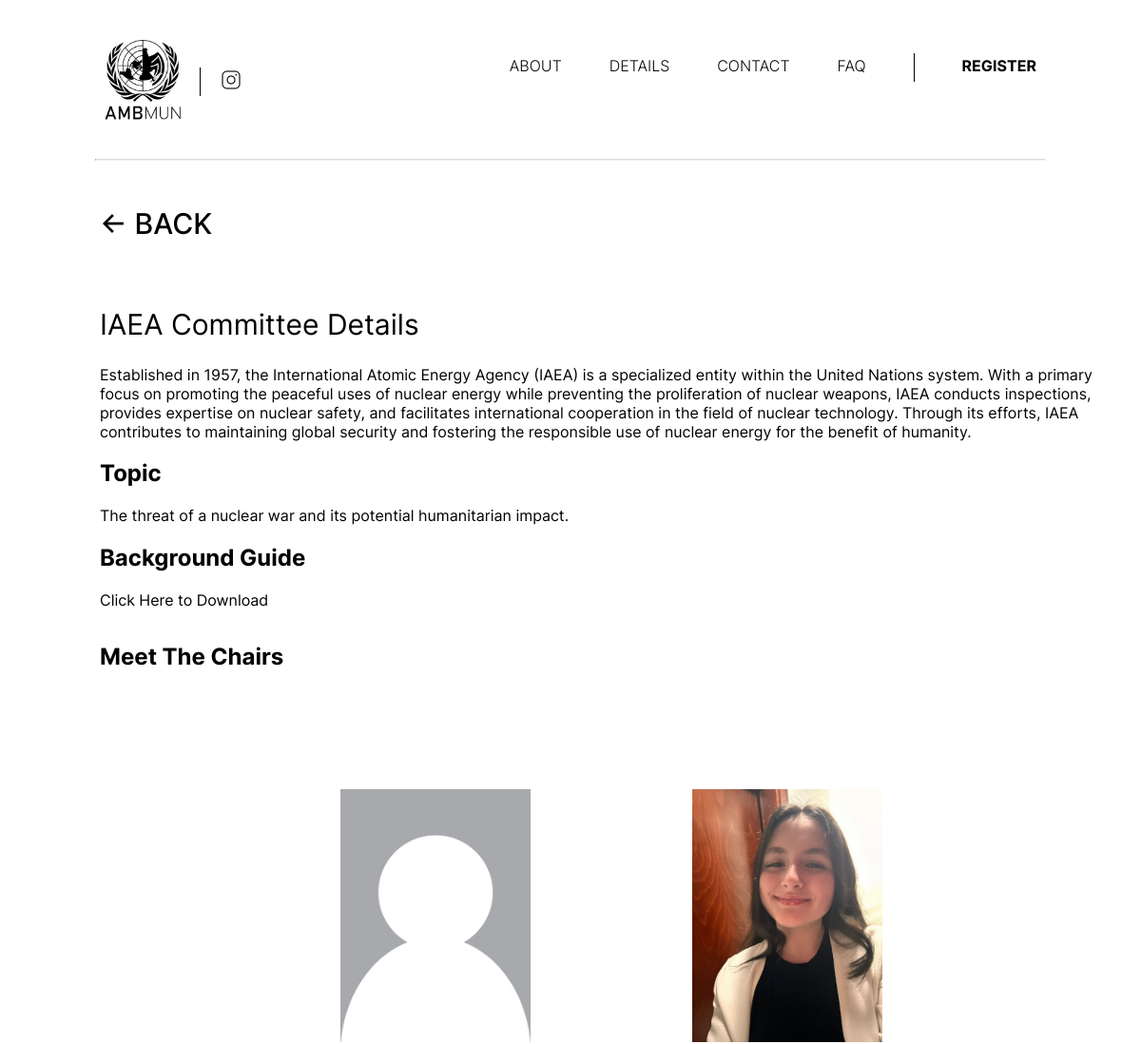
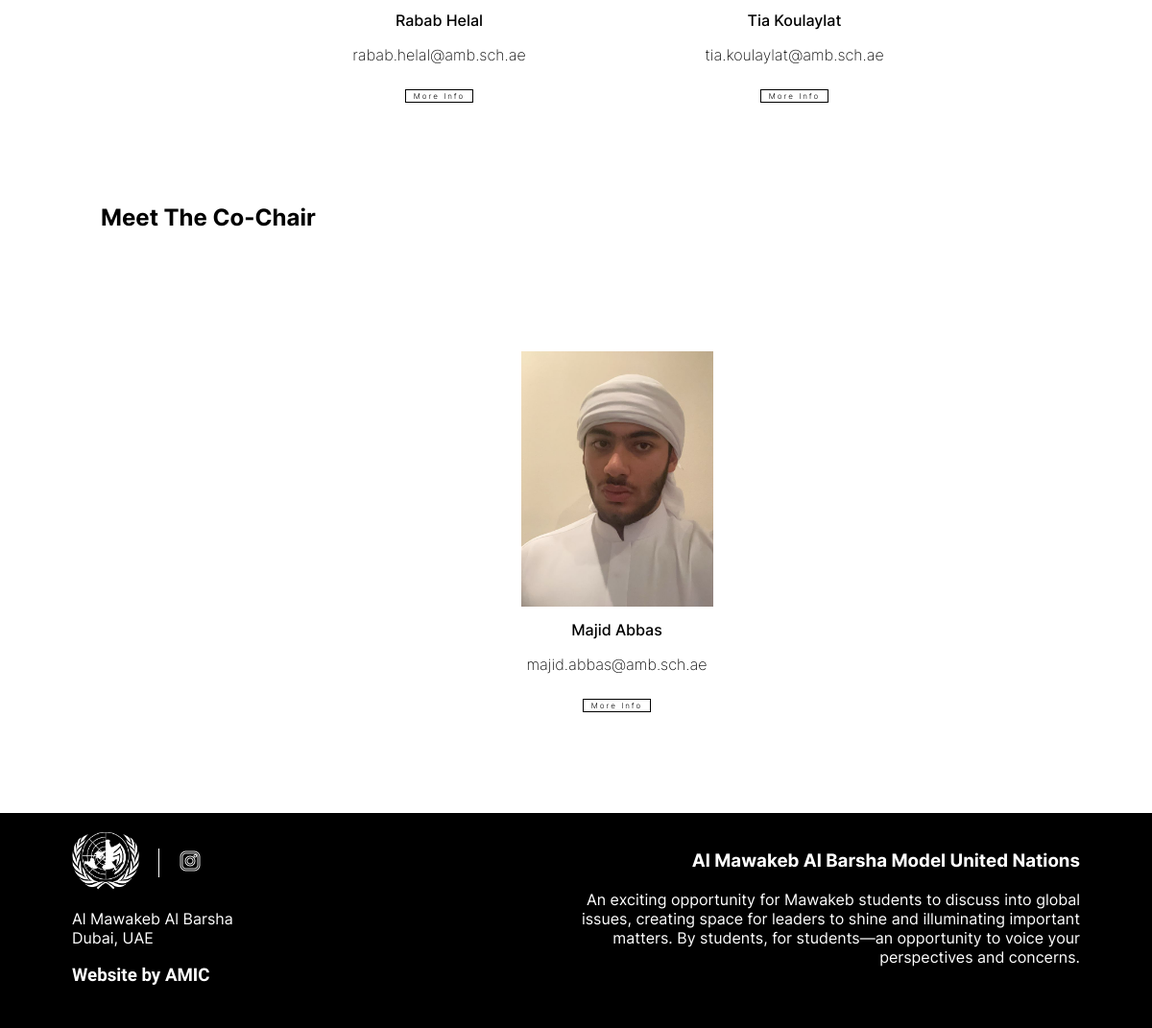
The page /Committees/10/ on the database its author committed (2 pictures, top to bottom).
### website/models.py (models this page shows)
class Committee(models.Model):
    id = models.AutoField(primary_key=True)
    name = models.CharField(max_length=40)
    about = models.TextField()
    photo = models.ImageField(upload_to='committee_photos/')
    topic = models.TextField()
    chair_1_id = models.ForeignKey(Chair, on_delete=models.CASCADE, related_name='chair_1_committees')
    chair_2_id = models.ForeignKey(Chair, on_delete=models.CASCADE, related_name='chair_2_committees')
    cochair_id = models.ForeignKey(CoChair, on_delete=models.CASCADE, related_name='cochair_committees', null=True, blank=True)
    background_guide = models.FileField(upload_to="background_guide", max_length=254, default='background_guide/default.pdf')

class Chair(models.Model):
    id = models.AutoField(primary_key=True)
    name = models.CharField(max_length=40)
    email = models.EmailField(max_length=254, default="@amb.sch.ae")
    about = models.TextField()
    photo = models.ImageField(upload_to='chair_photos/')

class CoChair(models.Model):
    id = models.AutoField(primary_key=True)
    name = models.CharField(max_length=40)
    email = models.EmailField(max_length=254, default="@amb.sch.ae")
    about = models.TextField()
    photo = models.ImageField(upload_to='chair_photos/')

### website/views.py (the view)
# urls.py: path('Committees/<int:committee_id>/', views.Committee_Detail, name='committee_detail'),
def Committee_Detail(request, committee_id):
    committee = get_object_or_404(Committee, pk=committee_id)
    return render(request, 'committee_detail.html', {'committee': committee})

### templates/committee_detail.html (shortened to what this page needs)
{% extends 'base.html' %}
{% load static %}
{% block content %}
<div class="root" style="padding-top: 172px;">
    <div class="subrootcontainer">
        <div class="subroot" style="padding: 20px; min-height: 700px;">
            <a href="{% url 'committees' %}" style="width: auto;" class="desktopmargin">
                <h2 style="font-family: inter; font-weight: 500; font-size: 30px; padding-bottom: 5px;"><- Back</h2>
            </a>
            <h2 class="header desktopmargin">{{ committee.name }} Committee Details</h2>
            <div class="desktopmargin">
                <p>{{ committee.about }}</p>
                <h2>Topic</h2>
                <p>{{ committee.topic }}</p>
                <h2>Background Guide</h2>
                {% if committee.background_guide %}
                <a href="{{ committee.background_guide.url }}" target="_blank" style="text-transform: none;">Click Here to Download</a>
                {% else %}
                <p>Background guide is not available.</p>
                {% endif %}
                <h2>Meet The Chairs</h2>
                <div class="cardrow flexcontainer" style="grid-gap: 80px; ">
                    <div class="card" style="padding: 25px;">
                        <div class="cardcontent">
                            <div class="centerer" style="margin-top: 25px;">
                                <img class="cardimage" src="{{ committee.chair_1_id.photo.url }}">
                            </div>
                            <h2 class="cardtitle">{{ committee.chair_1_id.name }}</h2>
                            <p class="cardemail" title="{{ committee.chair_1_id.email }}">{{ committee.chair_1_id.email }}</p>
                            <div class="centerer"><button
                                    style="height: 14px; font-size: 8px; margin-top: 10px; margin-bottom: 10px;"
                                    onclick="this.parentElement.parentElement.children[5].hidden = !this.parentElement.parentElement.children[5].hidden;">More
                                    Info</button></div>
                        </div>
                    </div>
                    <div class="card" style="padding: 25px;">
                        <div class="cardcontent">
                            <div class="centerer" style="margin-top: 25px;">
                                <img class="cardimage" src="{{ committee.chair_2_id.photo.url }}">
                            </div>
                            <h2 class="cardtitle">{{ committee.chair_2_id.name }}</h2>
                            <p class="cardemail" title="{{ committee.chair_2_id.email }}">{{ committee.chair_2_id.email }}</p>
                            <div class="centerer"><button
                                    style="height: 14px; font-size: 8px; margin-top: 10px; margin-bottom: 10px;"
                                    onclick="this.parentElement.parentElement.children[5].hidden = !this.parentElement.parentElement.children[5].hidden;">More
                                    Info</button></div>
                        </div>
                    </div>
                </div>
                {% if committee.cochair_id %}
                <h2>Meet The Co-Chair</h2>
                <div class="cardrow flexcontainer" style="grid-gap: 80px; ">
                    <div class="card" style="padding: 25px;">
                        <div class="cardcontent">
                            <div class="centerer" style="margin-top: 25px;">
                                <img class="cardimage" src="{{ committee.cochair_id.photo.url }}">
                            </div>
                            <h2 class="cardtitle">{{ committee.cochair_id.name }}</h2>
                            <p class="cardemail" title="{{ committee.chair_2_id.email }}">{{ committee.cochair_id.email }}</p>
                            <div class="centerer"><button
                                    style="height: 14px; font-size: 8px; margin-top: 10px; margin-bottom: 10px;"
                                    onclick="this.parentElement.parentElement.children[5].hidden = !this.parentElement.parentElement.children[5].hidden;">More
                                    Info</button></div>
                        </div>
                    </div>
                </div>
                {% endif %}
            </div>
        </div>
    </div>
</div>
{% endblock %}

### static/CSS/common.css (style rules this page uses)
body { font-family: inter; margin: 0px; }
a { color: black; text-transform: uppercase; text-decoration: none; display: inline-block; padding-bottom: 15px; position: relative; }
a:after { background: none repeat scroll 0 0 transparent; bottom: 0; content: ""; display: block; height: 2px; left: 50%; position: absolute; background: #35599b; transition: width 0.3s ease 0s, left 0.3s ease 0s; width: 0; }
.flexcontainer { display: flex; flex-direction: row; flex-wrap: wrap; justify-content: center; }
.card { aspect-ratio: 20/27; max-width: 240px; background-color: white; margin-bottom: 50px; flex-basis: calc( 100% / 3); display: flex; align-items: center; justify-content: center; }
.cardimage { width: 200px; object-fit: cover; object-position: center center; }
.header { font-family: inter; font-weight: 400; font-size: 30px; }
.cardtitle { font-family: inter; font-size: 16px; font-weight: 500; text-align: center; }
.cardemail { font-family: inter; font-size: 14; font-weight: 200; text-align: center; white-space: nowrap; overflow: hidden; text-overflow: ellipsis; max-width: 240px; }
.subrootcontainer { background-color: rgba(255,255,255,0.9); }
.desktopmargin { margin-left: 85px; }
img { object-fit: cover; object-position: center center; }

### static/CSS/style.css (style rules this page uses)
body { font-family: inter; margin: 0px; }
.root { width: 100%; height: 100%; padding-top: 160px; }
button { background-color: rgba(255,255,255,0.5); border: 1px solid black; aspect-ratio: 235/46; font-family: inter; font-weight: 300; color: black; font-size: 20px; letter-spacing: 2px; cursor: pointer; box-shadow: none; transition-duration: 0.3s; }
.centerer { width: 100%; display: flex; justify-content: center; }
.cardrow { display: flex; justify-content: center; align-items: center; margin-top: 75px; gap: 80px; }
.cardcontent { display: block; }
.cardimage { aspect-ratio: 100/133; }
p, h1, h2, h3, h4, h5, h6, div, span { font-family: inter; }

### rows shown on the page
Committee: name "IAEA", about "Established in 1957, the International Atomic Energy Agency (IAEA) is a specialized entity within the United Nations system. With a primary focus on promoting the peaceful uses of nuclear energy while preventing the proliferation of nuclear weapons, IAEA conducts inspections, provides expertise on nuclear safety, and facilitates international cooperation in the field of nuclear technology. Through its efforts, IAEA contributes to maintaining global security and fostering the responsible use of nuclear energy for the benefit of humanity.", topic "The threat of a nuclear war and its potential humanitarian impact.", chair_1_id.photo (placeholder picture), chair_1_id.name "Rabab Helal", chair_1_id.email "rabab.helal@amb.sch.ae", chair_2_id.photo (picture), chair_2_id.name "Tia Koulaylat", chair_2_id.email "tia.koulaylat@amb.sch.ae", cochair_id.photo (picture), cochair_id.name "Majid Abbas", cochair_id.email "majid.abbas@amb.sch.ae"
